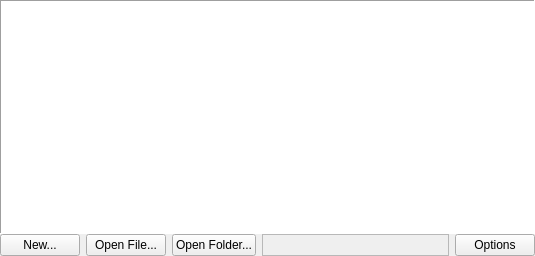
<?xml version="1.0" encoding="UTF-8"?>
<ui version="4.0">
 <class>WelcomeWidget</class>
 <widget class="QWidget" name="WelcomeWidget">
  <property name="geometry">
   <rect>
    <x>0</x>
    <y>0</y>
    <width>535</width>
    <height>256</height>
   </rect>
  </property>
  <property name="windowTitle">
   <string>Form</string>
  </property>
  <layout class="QVBoxLayout" name="verticalLayout">
   <property name="spacing">
    <number>0</number>
   </property>
   <property name="margin">
    <number>0</number>
   </property>
   <item>
    <widget class="QTextBrowser" name="textBrowser">
     <property name="frameShape">
      <enum>QFrame::Panel</enum>
     </property>
    </widget>
   </item>
   <item>
    <layout class="QHBoxLayout" name="horizontalLayout">
     <property name="spacing">
      <number>6</number>
     </property>
     <item>
      <widget class="QPushButton" name="newFileButton">
       <property name="text">
        <string>New...</string>
       </property>
       <property name="flat">
        <bool>false</bool>
       </property>
      </widget>
     </item>
     <item>
      <widget class="QPushButton" name="openFileButton">
       <property name="text">
        <string>Open File...</string>
       </property>
       <property name="flat">
        <bool>false</bool>
       </property>
      </widget>
     </item>
     <item>
      <widget class="QPushButton" name="openFolderButton">
       <property name="text">
        <string>Open Folder...</string>
       </property>
       <property name="flat">
        <bool>false</bool>
       </property>
      </widget>
     </item>
     <item>
      <widget class="ElidedLabel" name="statusLabel">
       <property name="sizePolicy">
        <sizepolicy hsizetype="Expanding" vsizetype="Preferred">
         <horstretch>0</horstretch>
         <verstretch>0</verstretch>
        </sizepolicy>
       </property>
       <property name="frameShape">
        <enum>QFrame::StyledPanel</enum>
       </property>
       <property name="frameShadow">
        <enum>QFrame::Raised</enum>
       </property>
      </widget>
     </item>
     <item>
      <widget class="QPushButton" name="optionsButton">
       <property name="text">
        <string>Options</string>
       </property>
       <property name="flat">
        <bool>false</bool>
       </property>
      </widget>
     </item>
    </layout>
   </item>
  </layout>
 </widget>
 <customwidgets>
  <customwidget>
   <class>ElidedLabel</class>
   <extends>QFrame</extends>
   <header>elidedlabel/elidedlabel.h</header>
   <container>1</container>
  </customwidget>
 </customwidgets>
 <resources/>
 <connections/>
</ui>
